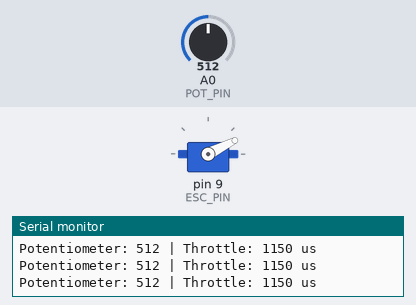
Simulated run of this sketch. Board: Arduino Uno, built with avr-gcc and run on an emulated ATmega328P. On the bench: servo, the last lines printed to the serial monitor. The test bench sets the inputs (shaded band); at power-on: A0 (POT_PIN) = 512.

Above: at 6.2 s.
6.3 s: A0 (POT_PIN) set to 900
At 7.4 s:
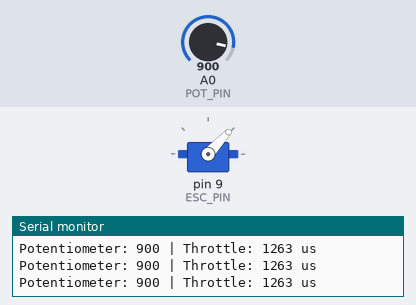
7.8 s: A0 (POT_PIN) set to 511
At 8.8 s:
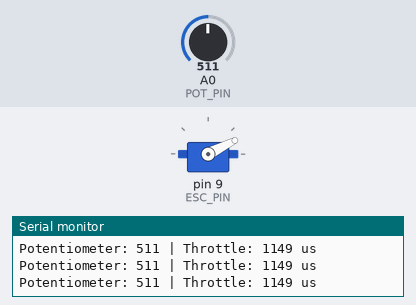
9.3 s: A0 (POT_PIN) set to 0
At 9.8 s:
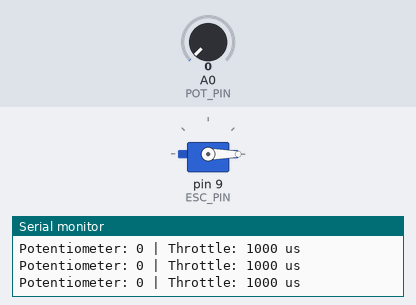
Timing chart, 0 to 12.3 s (numbered marks = the images above; inputs shaded):
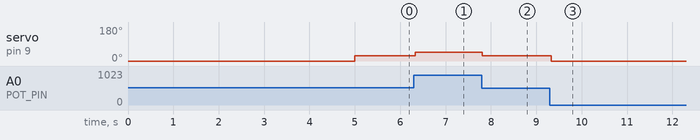

The sketch:

test_brushless_motors.ino
```cpp
#include <Servo.h>

Servo esc;

const int POT_PIN = A0;
const int ESC_PIN = 9;

// Conservative initial throttle range
const int THROTTLE_MIN = 1000;
const int THROTTLE_MAX = 1300;

void setup() {
  Serial.begin(115200);

  // Attach ESC control signal
  esc.attach(ESC_PIN, 1000, 2000);

  // Keep throttle at minimum during ESC startup
  esc.writeMicroseconds(THROTTLE_MIN);

  Serial.println("ESC Motor Test");
  Serial.println("Keep the potentiometer at minimum throttle.");
  Serial.println("Waiting for ESC initialization...");

  delay(5000);

  Serial.println("Ready. Turn the potentiometer to control throttle.");
}

void loop() {
  int potValue = analogRead(POT_PIN);

  // Convert potentiometer reading to throttle pulse width
  int throttle = map(
    potValue,
    0, 1023,
    THROTTLE_MIN,
    THROTTLE_MAX
  );

  // Send throttle command to ESC
  esc.writeMicroseconds(throttle);

  // Display diagnostic information
  Serial.print("Potentiometer: ");
  Serial.print(potValue);

  Serial.print(" | Throttle: ");
  Serial.print(throttle);
  Serial.println(" us");

  delay(50);
}
```

Measured:
- after the input at 6.3 s, servo on pin 9 (ESC_PIN): 27° → 47° at once
- after the input at 7.8 s, servo on pin 9 (ESC_PIN): 47° → 27° at once
- after the input at 9.3 s, servo on pin 9 (ESC_PIN): 27° → 0° at once
